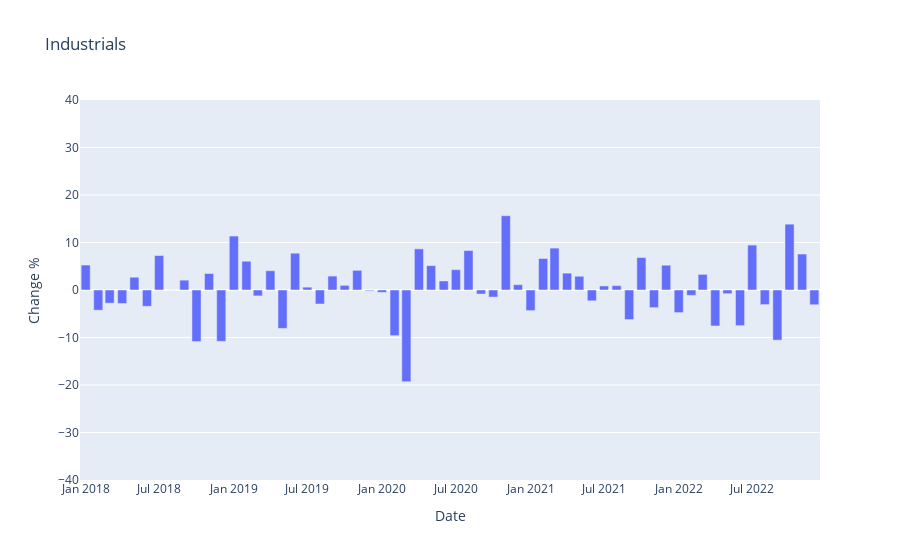

Source (notebook cell):
### Code cell
fig = px.bar(indus_perf_df, x=indus_perf_df['Date'], y=indus_perf_df['Change %'], title = "Industrials", range_y=[-40,40])
fig.show()
